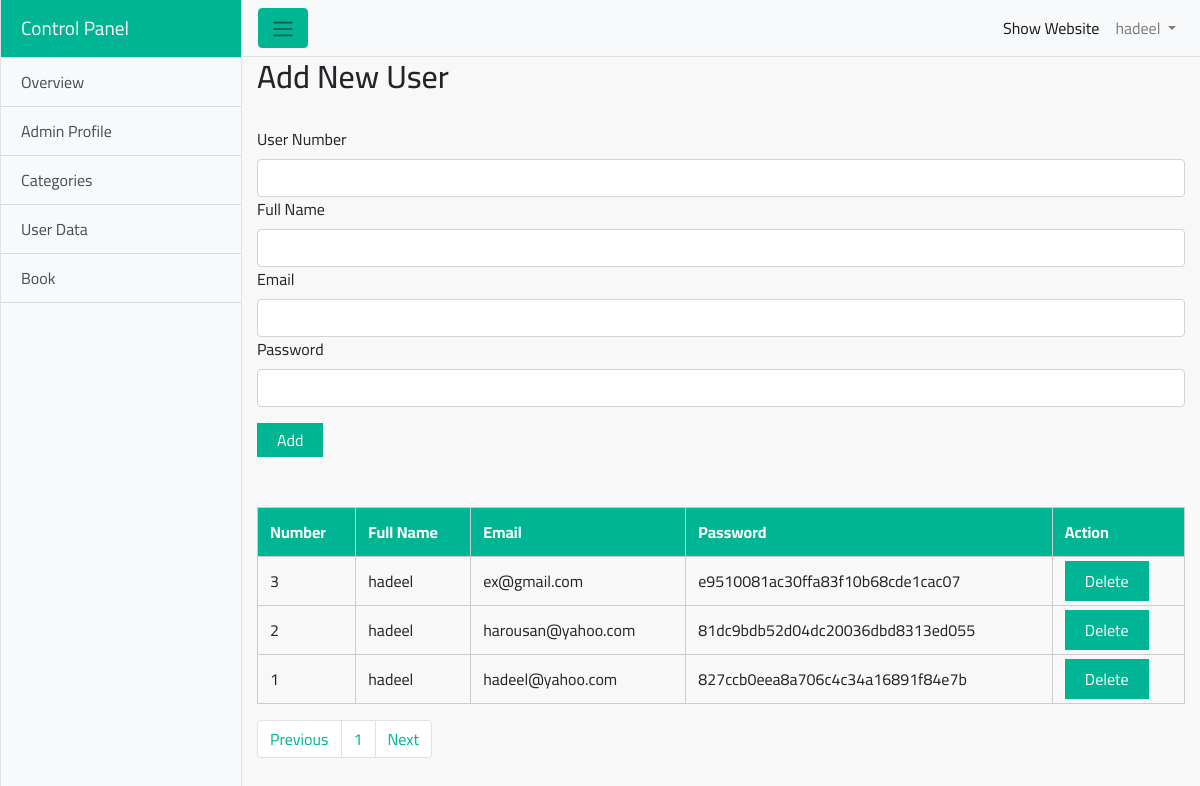
/dashboard/user.php (signed in), run on the app's committed database.
### tables this page shows
CREATE TABLE `users` (
  `id` int(100) NOT NULL,
  `username` varchar(100) NOT NULL,
  `email` varchar(100) NOT NULL,
  `password` varchar(100) NOT NULL
);

### dashboard/user.php (the view, shortened to what this page needs)
<?php
include 'include/connection.php';
include 'include/header.php';
?>
  <div class="container-fluid">
    <div class="user">
      <div class="add-cat">
        <form action="<?php echo $_SERVER['PHP_SELF']; ?>" method="POST">
          <div class="form-group">
		        <h2>Add New User</h2><br>
		        <label for="cat">User Number</label>
            <input type="text" id="cat" class="form-control" name="id">
            <label for="cat">Full Name</label>
            <input type="text" id="cat" class="form-control" name="username">
		       	<label for="cat">Email</label>
            <input type="text" id="cat" class="form-control" name="email">
		      	<label for="cat">Password</label>
            <input type="password" id="cat" class="form-control" name="password">
          </div>
          <button class="custom-btn">Add</button>
        </form>
      </div>
      <div class="show-cat">
        <table class="table">
          <thead class="thead-dark">
            <tr>
              <th scope="col">Number</th>
              <th scope="col">Full Name</th>
			        <th scope="col">Email</th>
              <th scope="col">Password</th>
              <th scope="col">Action</th>
            </tr>
          </thead>
          <tbody>
            <?php
            if (isset($_GET['page'])) {
              $page = $_GET['page'];
            } else {
              $page = 1;
            }
            $limit = 4;
            $start = ($page - 1) * $limit;
            $query = "SELECT * FROM users ORDER BY id DESC LIMIT $start, $limit";
            $res = mysqli_query($con, $query);
            while ($row = mysqli_fetch_assoc($res)) {
            ?>
              <tr>
                <td><?php echo $row['id']; ?></td>
                <td><?php echo $row['username']; ?></td>
	        			<td><?php echo $row['email']; ?></td>
                <td><?php echo $row['password']; ?></td>
                <td>
                  <a href="user.php?id=<?php echo $row['id']; ?>" class="custom-btn confirm">Delete</a>
                </td>
              </tr>
            <?php
            }
            ?>
          </tbody>
        </table>
        <?php
        $query = "SELECT * FROM users ";
        $result = mysqli_query($con, $query);
        $total_cat = mysqli_num_rows($result);
        $total_pages = ceil($total_cat / $limit);
        ?>
        <nav aria-label="Page navigation example">
          <ul class="pagination">
            <li class="page-item"><a class="page-link" href="user.php?page=<?php if (($page - 1) > 0) {
                                                                                    echo  $page - 1;
                                                                                  } else {
                                                                                    echo 1;
                                                                                  }
                                                                                  ?>">Previous</a></li>
            <?php
            for ($i = 1; $i <= $total_pages; $i++) {
            ?>
              <li class="page-item"><a class="page-link" href="user.php?page=<?php echo $i; ?>"><?php echo $i; ?></a></li>
            <?php
            }
            ?>
            <li class="page-item"><a class="page-link" href="user.php?page=<?php
                                                                                  if (($page + 1) < $total_pages) {
                                                                                    echo $page + 1;
                                                                                  } elseif (($page + 1) >= $total_pages) {
                                                                                    echo $total_pages;
                                                                                  }
                                                                                  ?>">Next</a></li>
          </ul>
        </nav>
      </div>
    </div>
  </div>
  </div>
  <?php
  include 'include/footer.php';
  ?>

### dashboard/include/header.php (shortened to what this page needs)
<!DOCTYPE html>
<html lang="en">
<head>
  <link rel="stylesheet" href="css/bootstrap.min.css">
  <link rel="stylesheet" href="css/custom.css">
</head>
<body>
  <div class="d-flex" id="wrapper">
    <div class="bg-light border-right" id="sidebar-wrapper">
      <div class="sidebar-heading">Control Panel</div>
      <div class="list-group list-group-flush">
        <a href="dashboard.php" class="list-group-item list-group-item-action bg-light">Overview</a>
        <a href="profile.php" class="list-group-item list-group-item-action bg-light">Admin Profile</a>
        <a href="categories.php" class="list-group-item list-group-item-action bg-light">Categories</a>
	      <a href="user.php" class="list-group-item list-group-item-action bg-light">User Data</a>
        <a href="#" class="list-group-item list-group-item-action bg-light" data-toggle="collapse" data-target="#menu">Book</a>
      </div>
    </div>
    <div id="page-content-wrapper">
      <nav class="navbar navbar-expand-lg navbar-light bg-light border-bottom">
        <button class="btn btn-primary" id="menu-toggle"><span class="navbar-toggler-icon"></span></button>
        <div class="collapse navbar-collapse" id="navbarSupportedContent">
          <ul class="navbar-nav ml-auto mt-2 mt-lg-0">
            <li class="nav-item active">
              <a class="nav-link" href="../index.php" target="_blank">Show Website<span class="sr-only">(current)</span></a>
            </li>
            <li class="nav-item dropdown">
              <a class="nav-link dropdown-toggle" href="#" id="navbarDropdown" role="button" data-toggle="dropdown" aria-haspopup="true" aria-expanded="false">
                <?php
                $query = "SELECT adminName FROM admin";
                $result = mysqli_query($con, $query);
                $row = mysqli_fetch_assoc($result);
                echo $row['adminName'];
                ?>
              </a>
            </li>
          </ul>
        </div>
      </nav>

### dashboard/css/custom.css (style rules this page uses)
:root { --light-green: #00b593; }
.custom-btn { padding: 5px 20px; background: var(--light-green); color: #f8f8f8; border: none; }
body { overflow-x: hidden; font-family: janna lt; font-family: "Cairo", sans-serif; }
#sidebar-wrapper { min-height: 100vh; margin-left: -15rem; -webkit-transition: margin 0.25s ease-out; -moz-transition: margin 0.25s ease-out; -o-transition: margin 0.25s ease-out; transition: margin 0.25s ease-out; }
.border-right { border-left: 1px solid #dee2e6 !important; }
#sidebar-wrapper .sidebar-heading { padding: 0.875rem 1.25rem; font-size: 1.2rem; background: var(--light-green); color: #f8f8f8; }
#sidebar-wrapper .list-group { width: 15rem; }
#page-content-wrapper { min-width: 100vw; }
#page-content-wrapper .btn-primary { background-color: var(--light-green) !important; border-color: var(--light-green); }
@media (min-width: 768px) { #sidebar-wrapper { margin-left: 0; } }
@media (min-width: 768px) { #page-content-wrapper { min-width: 0; width: 100%; background: #f8f8f8; } }
.show-cat { margin-top: 50px; }
.table .thead-dark th { color: #fff; background-color: var(--light-green); border: 1px solid #ccc; }
.table td, .table tr { border: 1px solid #ccc; }
a.page-link { color: var(--light-green); }

### data on the page
users: id "3", username "hadeel", email "ex@gmail.com", password "e9510081ac30ffa83f10b68cde1cac07"
users: id "2", username "hadeel", email "harousan@yahoo.com", password "81dc9bdb52d04dc20036dbd8313ed055"
users: id "1", username "hadeel", email "hadeel@yahoo.com", password "827ccb0eea8a706c4c34a16891f84e7b"

### other printed values
$row['adminName'] "hadeel"
